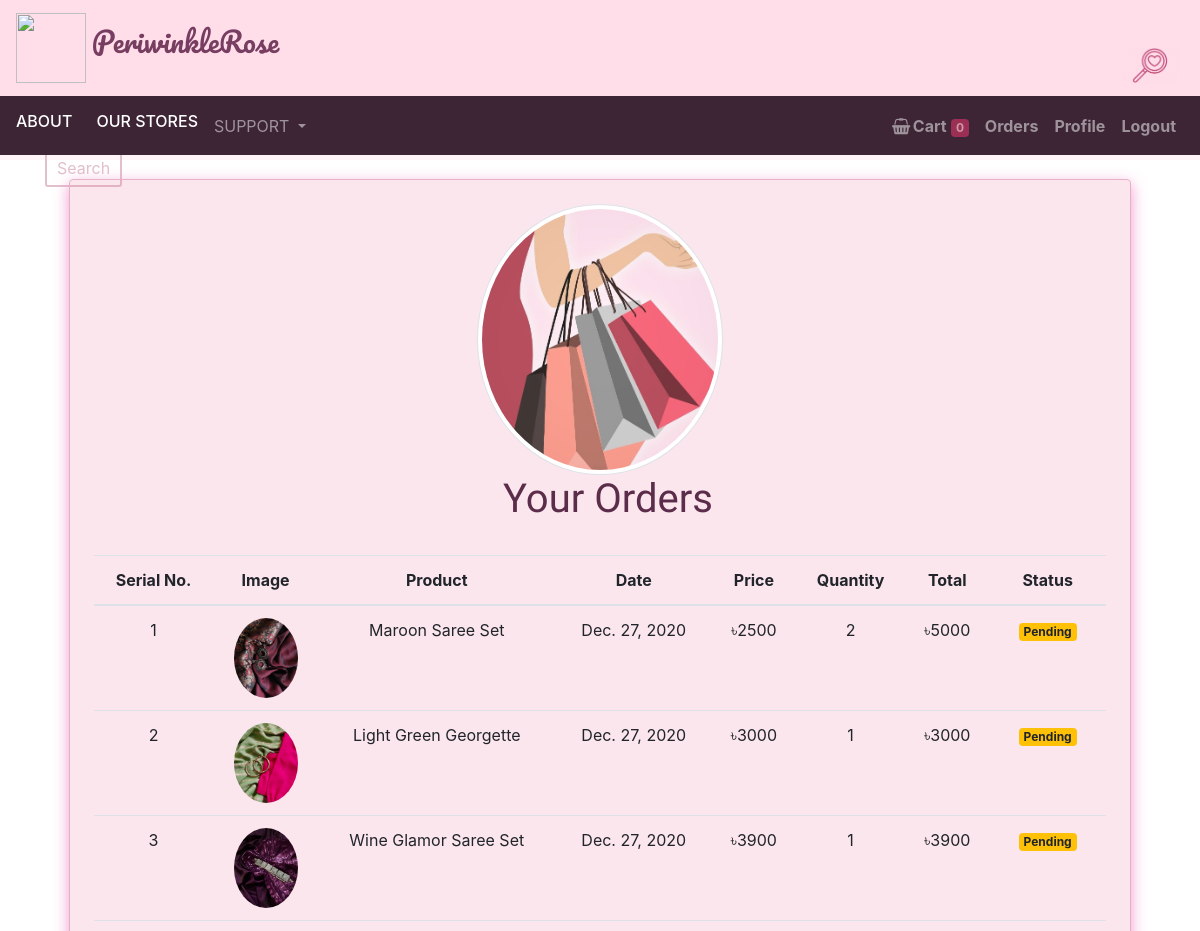
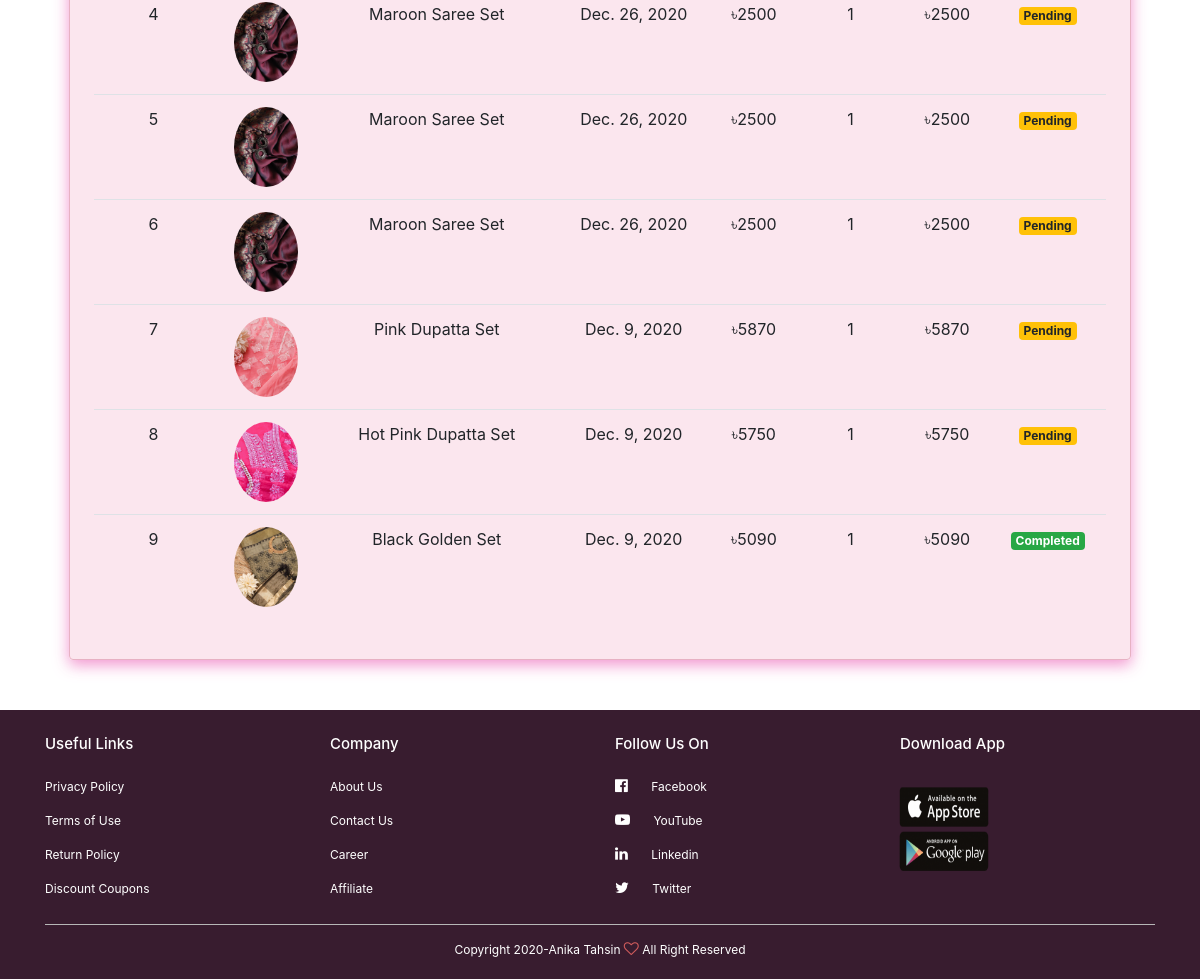
The page /orders (signed in) on the database its author committed (2 pictures, top to bottom).
### store/models/orders.py (models this page shows, shortened)
class Order(models.Model):
    product = models.ForeignKey(Product, on_delete=models.CASCADE)
    customer = models.ForeignKey(Customer, on_delete=models.CASCADE)
    quantity = models.IntegerField(default=1)
    price = models.IntegerField()
    address = models.CharField(max_length=50, default='', blank=True)
    phone = models.CharField(max_length=50, default='', blank=True)
    date = models.DateField(default=datetime.datetime.today)
    status = models.BooleanField(default=False)
    payment_method = models.CharField(max_length=20, choices=METHOD,default="Cash On Delivery")
    payment_completed = models.BooleanField(default=False, null=True, blank=True)
    @staticmethod
    def get_orders_by_customer(customer_id):
        return Order\
            .objects\
            .filter(customer = customer_id)\
            .order_by('date')

### store/models/products.py (models this page shows, shortened)
class Product(models.Model):
    name = models.CharField(max_length=50)
    price = models.IntegerField(default=0)
    category = models.ForeignKey(Category, on_delete=models.CASCADE, default=1)
    description = models.CharField(max_length=700, default='', null=True, blank=True)
    image = models.ImageField(upload_to='uploads/products/')

### store/views/orders.py (the view)
# urls.py: path('orders',  OrderView.as_view(), name='orders'),
class OrderView(View):
    @method_decorator(auth_middleware)
    def get(self, request):
        customer = request.session.get('customer')
        orders = Order.get_orders_by_customer(customer)
        print(orders)
        orders = orders.reverse()
        return render(request, 'orders.html', {'orders':orders})

### store/templatetags/custom_filter.py (called while the page is built)
@register.filter(name='currency')
def currency(number):
    return "৳"+str(number)

@register.filter(name='multiply')
def multiply(number, number1):
    return number*number1

### store/templates/orders.html
{% extends 'base.html' %}
{% load static %}
{% block content %}
{% load cart %}
{% load custom_filter %}
<div class="container">
    <div class="brd rounded p-4 m-4">
        <div class="container hdupper" style="text-align: center;">
            <img class="img-fluid w-25 rounded-circle img-thumbnail" src="{% static 'img/credit.jpg' %}">
        </div>
        <h1 class="display-3 pl-2 ml-2 hding">Your Orders</h1>
        <br>
        <table class="table text-center">
            <thead class="table">
                <tr>
                    <th>Serial No.</th>
                    <th>Image</th>
                    <th>Product</th>
                    <th>Date</th>
                    <th>Price</th>
                    <th>Quantity</th>
                    <th>Total</th>
                    <th>Status</th>
                </tr>
            </thead>
            <tbody>
                {% for order in orders %}
                <tr>
                    <td>{{forloop.counter}}</td>
                    <td><img style="height: 80px;" class="rounded-circle" src="{{order.product.image.url}}" alt=""></td>
                    <td>{{order.product.name}}</td>
                    <td>{{order.date}}</td>
                    <td>{{order.price|currency}}</td>
                    <td>{{order.quantity}}</td>
                    <td>{{order.quantity|multiply:order.price|currency}}</td>
                    {% if order.status %}
                    <td><small class="badge badge-success">Completed</small></td>
                    {% else %}
                    <td><small class="badge badge-warning">Pending</small></td>
                    {% endif %}
                </tr>
                {% endfor %}
            </tbody>
        </table>
    </div>
</div>
{% endblock %}

### store/static/css/main.css (style rules this page uses)
* { margin: 0; padding: 0; }
#bg { background-image: url(../img/pp4.jpg); background-repeat: no-repeat; background-size: 1800px 900px; background-position: top; background-attachment: fixed; }
.brd { position: relative; margin-top: 50px; padding-top: 5px; border: .3px solid rgb(231, 177, 195); box-shadow: 0px 5px 15px rgba(241, 138, 202, 0.9); background:rgba(236, 129, 172, 0.2) }
.hding { font-family: 'Fredoka One', cursive; text-align: center; font-weight: normal; font-size: 40px; color: rgb(92, 45, 74); }

### rows shown on the page
Order: product.image (picture), product.name "Maroon Saree Set", date "Dec. 27, 2020", price "৳2500", quantity "2", quantity|multiply "৳5000", status "Pending"
Order: product.image (picture), product.name "Light Green Georgette", date "Dec. 27, 2020", price "৳3000", quantity "1", quantity|multiply "৳3000", status "Pending"
Order: product.image (picture), product.name "Wine Glamor Saree Set", date "Dec. 27, 2020", price "৳3900", quantity "1", quantity|multiply "৳3900", status "Pending"
Order: product.image (picture), product.name "Maroon Saree Set", date "Dec. 26, 2020", price "৳2500", quantity "1", quantity|multiply "৳2500", status "Pending"
Order: product.image (picture), product.name "Maroon Saree Set", date "Dec. 26, 2020", price "৳2500", quantity "1", quantity|multiply "৳2500", status "Pending"
Order: product.image (picture), product.name "Maroon Saree Set", date "Dec. 26, 2020", price "৳2500", quantity "1", quantity|multiply "৳2500", status "Pending"
Order: product.image (picture), product.name "Pink Dupatta Set", date "Dec. 9, 2020", price "৳5870", quantity "1", quantity|multiply "৳5870", status "Pending"
Order: product.image (picture), product.name "Hot Pink Dupatta Set", date "Dec. 9, 2020", price "৳5750", quantity "1", quantity|multiply "৳5750", status "Pending"
Order: product.image (picture), product.name "Black Golden Set", date "Dec. 9, 2020", price "৳5090", quantity "1", quantity|multiply "৳5090", status "Completed"

### other values the page prints
{{ request.session.cart.keys|length }} "0"
